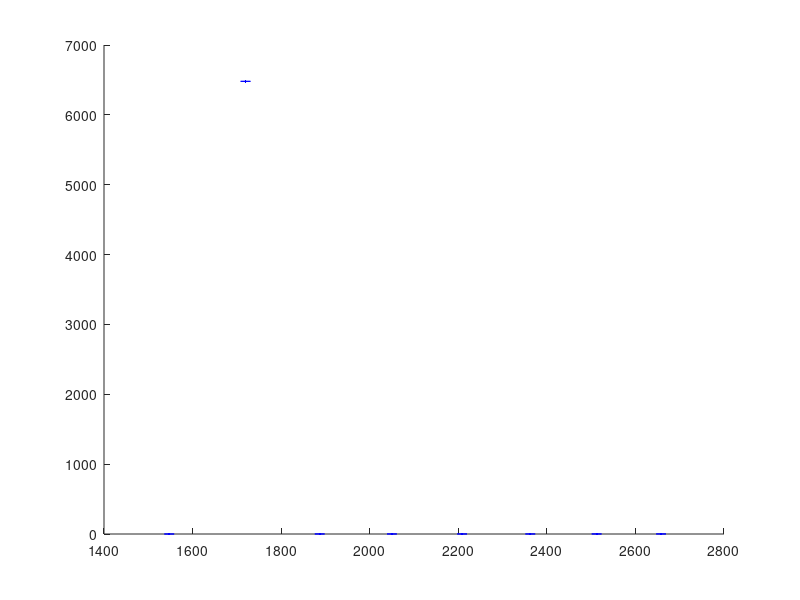

Write MATLAB code to recreate this figure. (Note: this script raises an error after producing the figure.)
function finalfigs

properdistance=[1.5473;1.7196;1.8871;2.0501;2.2086;2.3626;2.5124;2.6579]*10^3;

% for real resolution 16 
hurst1=[0.1965;06480;0.6648;0.6172;0.6222;0.5945;0.8560;0.8730];

% for real the error
fit1=[0.05214;0.1719;0.081;0.1430;0.0846;0.1332;0.00125;0.0877]

% for random resolution 16 
hurst2=[0.2780;0.1000;0.1072;0.0917;0.1095;0.1684;0.2506;0.4086]; 

% for random errors
fit2=[0.4837;0.3753;0.643;0.649;0.6376;0.5747;0.5072;0.4042]/sqrt(8)


% for real resolution 32
%hurst1=[0.3789;0.0954;0.84475;0.8431;0.89225;0.947;0.0564;0.2283];

%for real errors
%fit1=[0.0516;0.0466;0.0390;0.1150;0.0485;0.0918;0.0613;0.0746]

% for random resolution 32
%hurst2=[0.977;0.5114;0.2851;0.2739;0.2932;0.37265;0.49805;0.69135];

% for random errors
%fit2=[0.0563;0.1176;0.1884;0.0855;0.1864;0.1493;0.1249;0.0842]


% for real resolution 64 
%hurst1=[0.4453;0.2358;0.0430;0.0065;0.0314;0.1475;0.2237;0.3517];

% for real error
%fit1=[0.0304;0.080155;0.077525;0.07531;0.07058;0.04009;0009787;0.0455]

% for random resolution 64
%hurst2=[0.1955;0.8224;0.5613;0.5296;0.5907;0.6777;0.8153;0.0017];

% for random error
%fit2=[0.02368;0.0448;0.09121;0.10037;0.08257;0.06081;0.04301;0.04984]


errorbar(properdistance,hurst1,fit1,'.b','MarkerSize',18);hold on
title('Proper Distance vs Hurst Exponent', 'FontSize',14,'FontWeight','bold','Color','r')
xlabel('Proper Distance','FontSize',14,'FontWeight','bold','Color','k')
ylabel('Hurst Exponent H','FontSize',14,'FontWeight','bold','Color','k')

xlim([1.4 2.8])
ylim([0 1.2])

errorbar(properdistance,hurst2,fit2,'.k','MarkerSize',18)
title('Proper Distance vs Hurst Exponent', 'FontSize',14,'FontWeight','bold','Color','r')
xlabel('Proper Distance','FontSize',14,'FontWeight','bold','Color','k')
ylabel('Hurst Exponent H','FontSize',14,'FontWeight','bold','Color','k')

legend('Mock Galaxies','Real SDSS Galaxies')

end